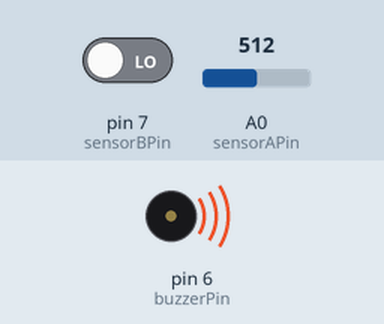
Recording of a sketch running on a simulated Arduino Uno, built with avr-gcc and run on an emulated ATmega328P. On the bench: buzzer (waves = sounding). The inputs (shaded band) are chosen by the test bench; at power-on: pin 7 (sensorBPin) LOW, A0 (sensorAPin) = 512. What the sketch prints to the serial monitor is not drawn.

Above: at 0.1 s.
Timing chart, 0 to 1.6 s (numbered marks = the images above):
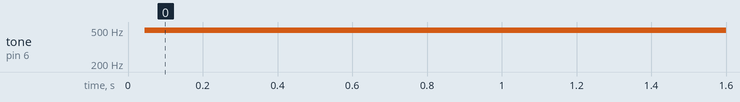

The sketch:

gasTester.ino
```cpp
const int buttonPin = 2;     // the number of the pushbutton pin
int buttonState = 0;         // variable for reading the pushbutton status

int buzzerPin = 6;


int sensorAPin = A0;
int sensorValueA = 0;
byte sensorBPin = 7;
boolean sensorValueB = false;


void setup() {
  Serial.begin(9600);
  pinMode(buzzerPin, OUTPUT);

  pinMode(sensorAPin, INPUT);
  pinMode(sensorBPin, INPUT);
}

void loop() {

  for (int i = 0; i <80; i++) // When a frequency sound
  {
    digitalWrite (buzzerPin, HIGH) ; //send tone
    delay (1) ;
    digitalWrite (buzzerPin, LOW) ; //no tone
    delay (1) ;
  }

  sensorValueA = analogRead(sensorAPin);
  sensorValueB = digitalRead(sensorBPin);
  Serial.print(sensorValueA);
  Serial.print("  -  ");
  Serial.print(sensorValueB);
  Serial.println();
}
```

Measured:
- by itself, tone on pin 6 (buzzerPin): silent → 496 Hz at 0.04 s
